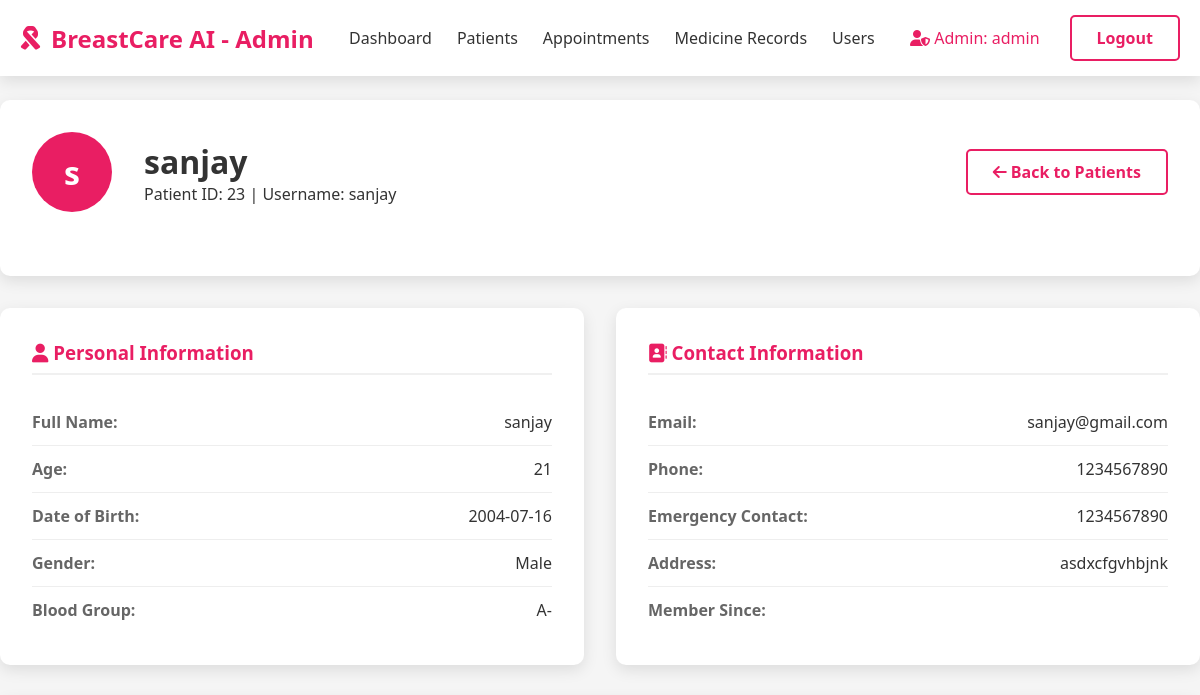
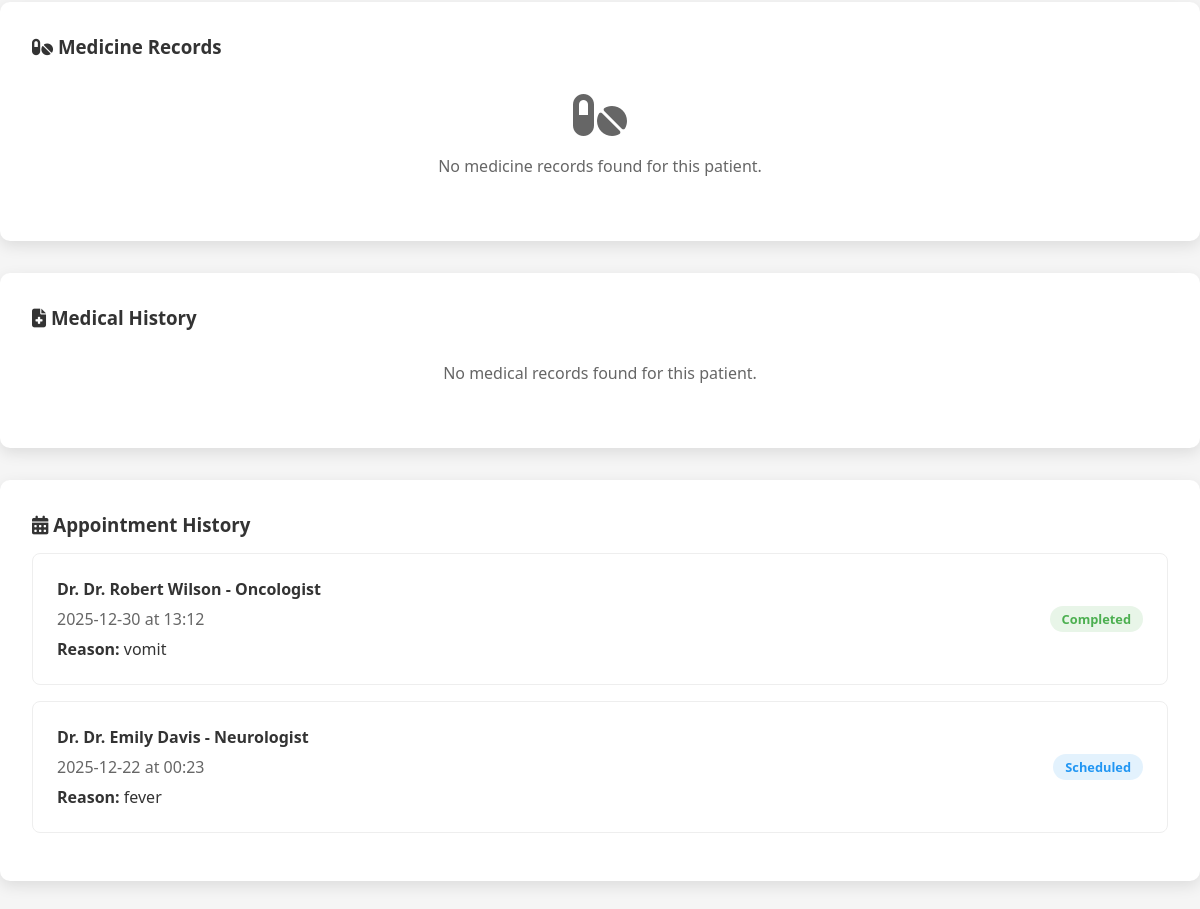
The page /admin/patient/23 (signed in) on the database as committed earlier (2 pictures, top to bottom).
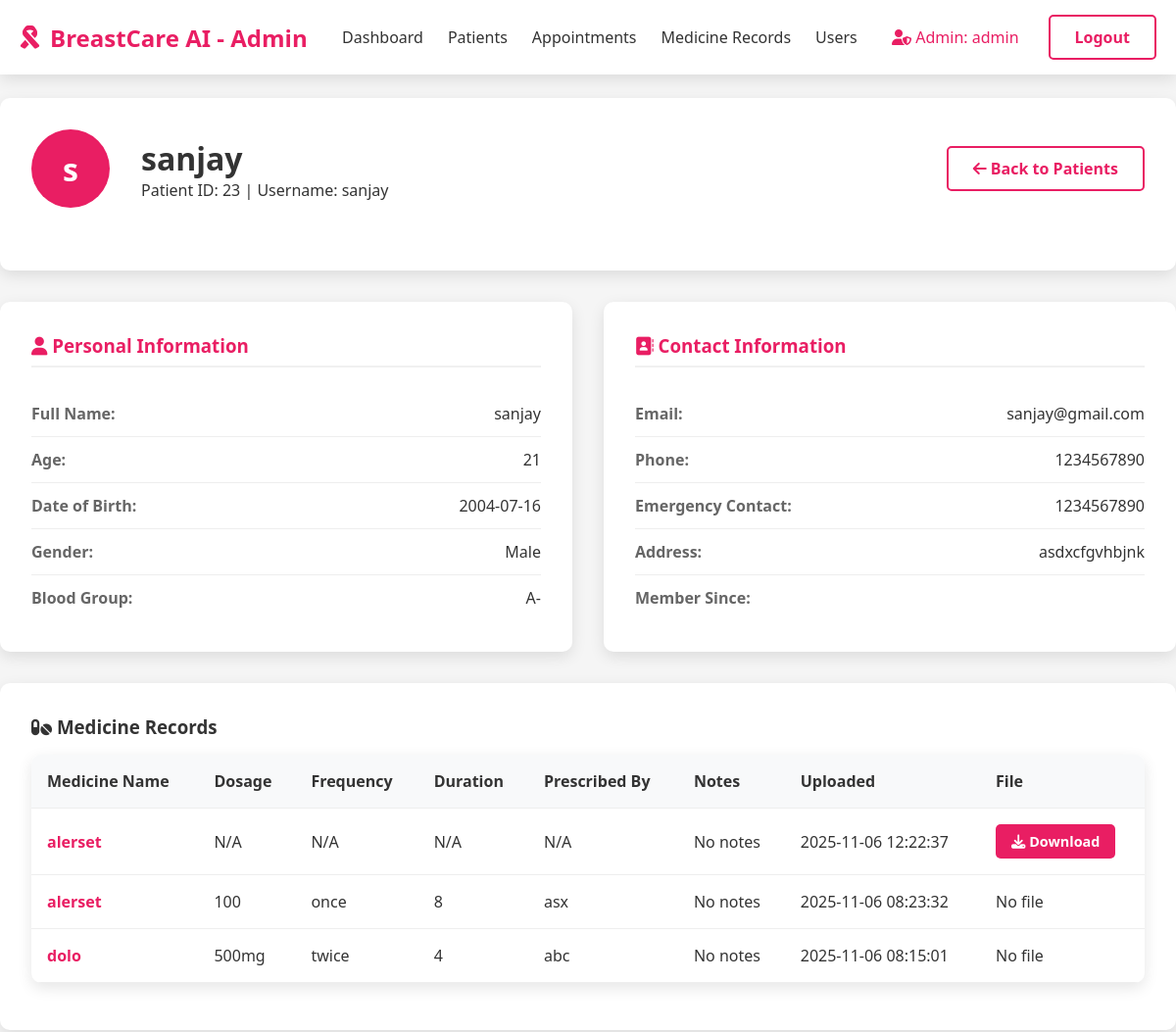
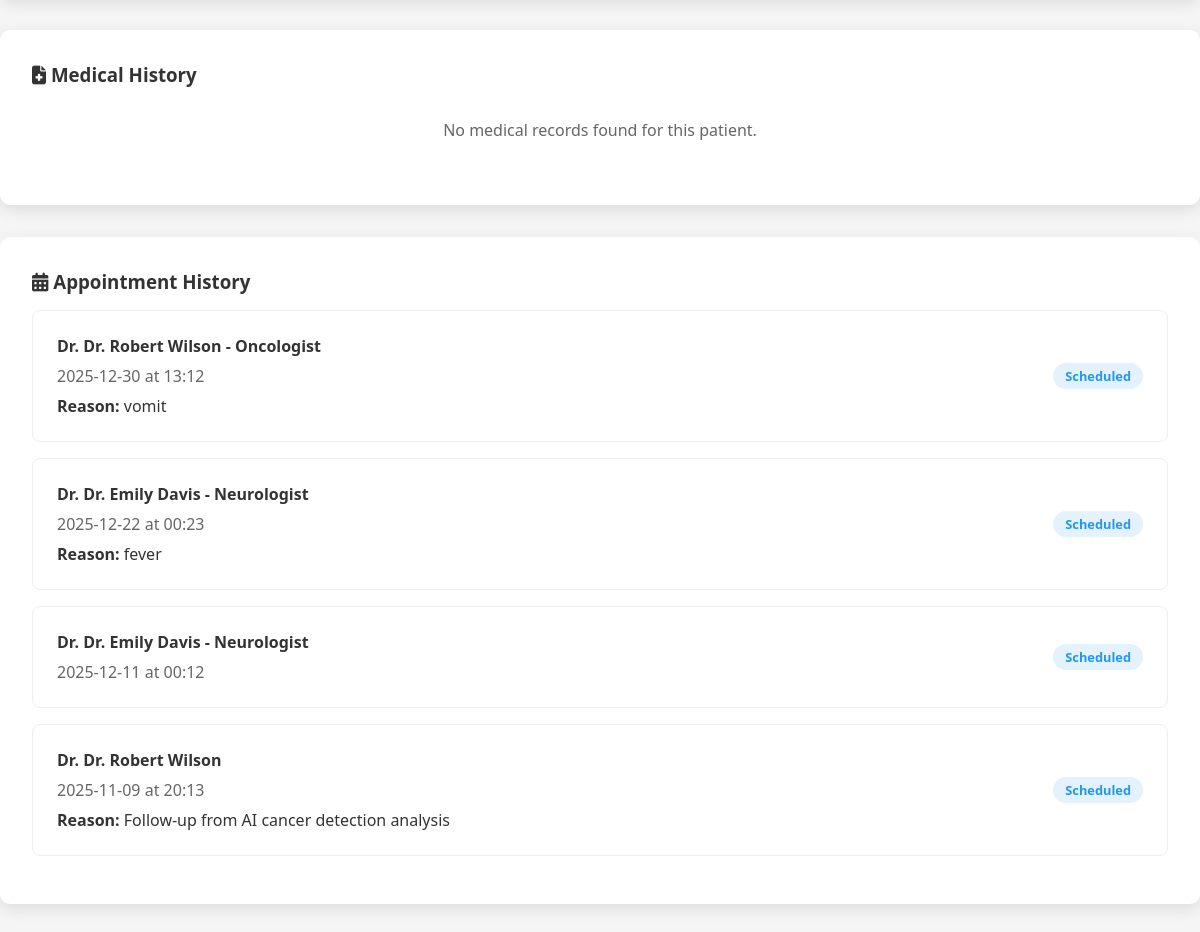
The same page on the database as committed later (2 pictures, top to bottom).
### tables this page shows
CREATE TABLE appointments (
            id INTEGER PRIMARY KEY AUTOINCREMENT,
            user_id INTEGER NOT NULL,
            doctor_name TEXT NOT NULL,
            appointment_date DATE NOT NULL,
            appointment_time TIME NOT NULL,
            reason TEXT,
            status TEXT DEFAULT 'scheduled',
            created_at TIMESTAMP DEFAULT CURRENT_TIMESTAMP,
            FOREIGN KEY (user_id) REFERENCES users (id) ON DELETE CASCADE
        );

CREATE TABLE medicine_records (
             id INTEGER PRIMARY KEY AUTOINCREMENT,
             user_id INTEGER NOT NULL,
             medicine_name TEXT NOT NULL,
            dosage TEXT,
             frequency TEXT,
             duration TEXT,
            prescribed_by TEXT,
        notes TEXT,
        file_path TEXT,
        uploaded_at TIMESTAMP DEFAULT CURRENT_TIMESTAMP,
        FOREIGN KEY (user_id) REFERENCES users (id) ON DELETE CASCADE
    );

### app.py (the view)
@app.route('/admin/patient/<int:user_id>')
def admin_patient_detail(user_id):
    if 'user_id' not in session or session.get('role') != 'admin':
        flash('Access denied. Admin privileges required.')
        return redirect(url_for('home'))
    patient = get_patient_by_id(user_id)
    medical_history = get_patient_medical_history(user_id)
    appointments = get_patient_appointments(user_id)
    medicine_records = get_user_medicine_records(user_id)
    if not patient:
        flash('Patient not found.')
        return redirect(url_for('admin_patients'))
    return render_template('admin_patient_detail.html',
                         patient=patient,
                         medical_history=medical_history,
                         appointments=appointments,
                         medicine_records=medicine_records,
                         username=session['username'])

### app.py (called while the page is built)
@app.after_request
def after_request(response):
    if 'user_id' in session:
        response.headers['Cache-Control'] = 'no-store, no-cache, must-revalidate, post-check=0, pre-check=0, max-age=0'
        response.headers['Pragma'] = 'no-cache'
        response.headers['Expires'] = '-1'
    else:
        response.headers['Cache-Control'] = 'public, max-age=300'
    return response

### database.py (called while the page is built)
def get_db_connection():
    conn = sqlite3.connect('users.db')
    conn.row_factory = sqlite3.Row
    return conn

def get_user_medicine_records(user_id):
    conn = get_db_connection()
    cursor = conn.cursor()
    cursor.execute('''
        SELECT * FROM medicine_records
        WHERE user_id = ?
        ORDER BY uploaded_at DESC
    ''', (user_id,))
    records = cursor.fetchall()
    conn.close()
    return [dict(record) for record in records]

def get_patient_by_id(user_id):
    conn = get_db_connection()
    patient = conn.execute(
        'SELECT u.id, u.username, u.email, u.role, p.* '
        'FROM users u LEFT JOIN user_profiles p ON u.id = p.user_id '
        'WHERE u.id = ?', (user_id,)
    ).fetchone()
    conn.close()
    return dict(patient) if patient else None

### templates/admin_patient_detail.html (shortened to what the changed rows need)
<!DOCTYPE html>
<html lang="en">
<head>
    <link rel="stylesheet" href="https://cdnjs.cloudflare.com/ajax/libs/font-awesome/6.4.0/css/all.min.css">
</head>
<body>
    <div class="container main-content">
        <div class="page-header">
            <div class="patient-header">
                <div style="display: flex; align-items: center; flex: 1;">
                    <div>
                        <h1>{{ patient.full_name or 'Unnamed Patient' }}</h1>
                    </div>
                </div>
            </div>
        </div>
        <div class="medicine-records">
            {% if medicine_records %}
            <div class="table-container">
                <table>
                    <thead>
                        <tr>
                            <th>Medicine Name</th>
                            <th>Dosage</th>
                            <th>Frequency</th>
                            <th>Duration</th>
                            <th>Prescribed By</th>
                            <th>Notes</th>
                            <th>Uploaded</th>
                            <th>File</th>
                        </tr>
                    </thead>
                    <tbody>
                        {% for record in medicine_records %}
                        <tr>
                            <td class="medicine-name">{{ record.medicine_name }}</td>
                            <td>{{ record.dosage or 'N/A' }}</td>
                            <td>{{ record.frequency or 'N/A' }}</td>
                            <td>{{ record.duration or 'N/A' }}</td>
                            <td>{{ record.prescribed_by or 'N/A' }}</td>
                            <td>{{ record.notes or 'No notes' }}</td>
                            <td>{{ record.uploaded_at }}</td>
                            <td>
                                {% if record.file_path %}
                                <a href="{{ url_for('download_medicine_file', record_id=record.id) }}" class="btn btn-primary btn-sm">
                                    <i class="fas fa-download"></i> Download
                                </a>
                                {% else %}
                                <span>No file</span>
                                {% endif %}
                            </td>
                        </tr>
                        {% endfor %}
                    </tbody>
                </table>
            </div>
            {% else %}
            <div style="text-align: center; padding: 2rem; color: #666;">
                <i class="fas fa-pills" style="font-size: 3rem; margin-bottom: 1rem;"></i>
                <p>No medicine records found for this patient.</p>
            </div>
            {% endif %}
        </div>
        <div class="appointments">
            {% if appointments %}
                {% for appointment in appointments %}
                <div class="appointment-item">
                    <div style="display: flex; justify-content: space-between; align-items: center;">
                        <div>
                            <h4 style="margin: 0 0 0.5rem 0;">Dr. {{ appointment.doctor_name }}</h4>
                            <p style="margin: 0; color: #666;">
                                {{ appointment.appointment_date }} at {{ appointment.appointment_time }}
                            </p>
                            {% if appointment.reason %}
                            <p style="margin: 0.5rem 0 0 0;"><strong>Reason:</strong> {{ appointment.reason }}</p>
                            {% endif %}
                        </div>
                        <span class="status-badge status-{{ appointment.status }}">
                            {{ appointment.status|title }}
                        </span>
                    </div>
                </div>
                {% endfor %}
            {% else %}
                <p style="text-align: center; padding: 2rem; color: #666;">
                    No appointments found for this patient.
                </p>
            {% endif %}
        </div>
    </div>
</body>
</html>

Rows that differ between the two databases and show on the page:
added medicine_records: medicine_name "alerset", dosage "N/A", frequency "N/A", duration "N/A", prescribed_by "N/A", notes "No notes", uploaded_at "2025-11-06 12:22:37"
added medicine_records: medicine_name "alerset", dosage "100", frequency "once", duration "8", prescribed_by "asx", notes "No notes", uploaded_at "2025-11-06 08:23:32", shows "No file"
added medicine_records: medicine_name "dolo", dosage "500mg", frequency "twice", duration "4", prescribed_by "abc", notes "No notes", uploaded_at "2025-11-06 08:15:01", shows "No file"
changed appointments "Dr. Robert Wilson - Oncologist": status "Completed" → "Scheduled"
added appointments: doctor_name "Dr. Emily Davis - Neurologist", appointment_date "2025-12-11", appointment_time "00:12", status "Scheduled"
added appointments: doctor_name "Dr. Robert Wilson", appointment_date "2025-11-09", appointment_time "20:13", reason "Follow-up from AI cancer detection analysis", status "Scheduled"
Other text that changed with them:
text no longer shown: "No medicine records found for this patient."
text now shown: "Medicine Name Dosage Frequency Duration Prescribed By Notes Uploaded File"
